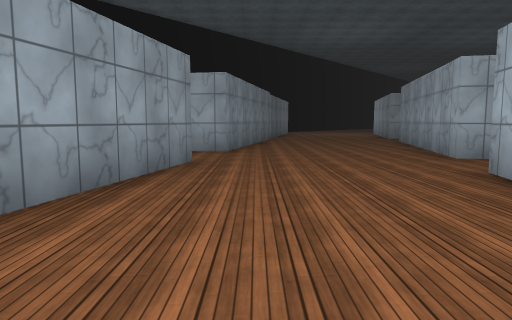
[1] (above)

20 first-person views from a walk through a 3-D level made in the Unity game engine. The camera is 1.3 m above the floor, tilts 6° down and sees 70° across. The floor is counted in squares, 2 m on a side. Each view is taken from the middle of a square. On the plan, view 1 faces up. The plan holds only what a view shows up to about 11 squares ahead; the rest is blank. The place goes on beyond the plan. The player is left out. Surface patterns are stand-ins for the level's own textures.

[2]
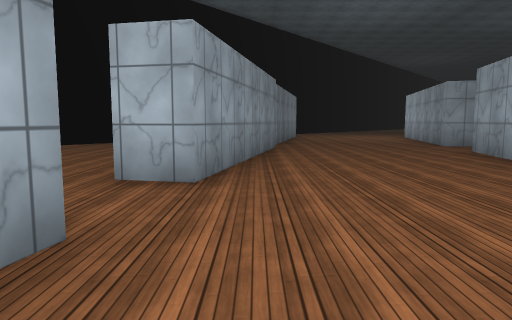

[3]
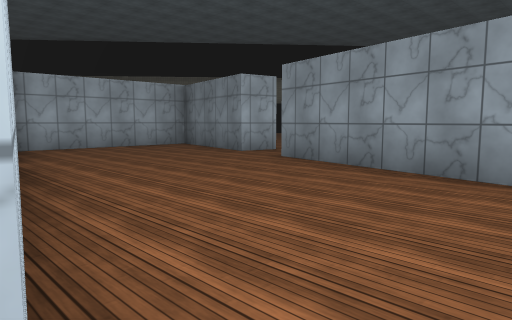

[4]
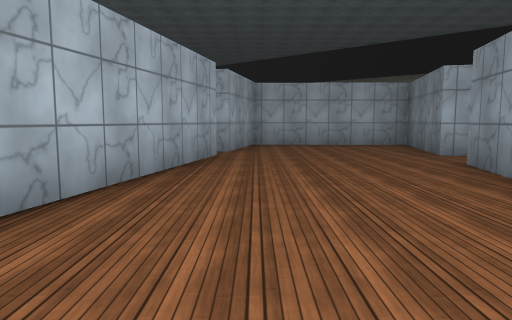

[5]
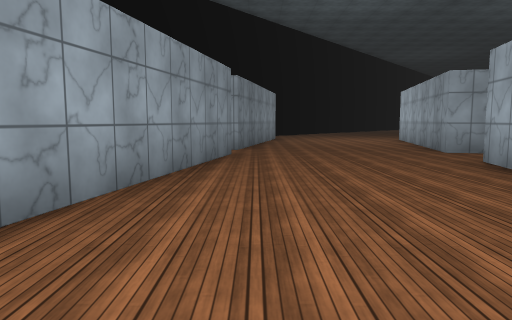

[6]
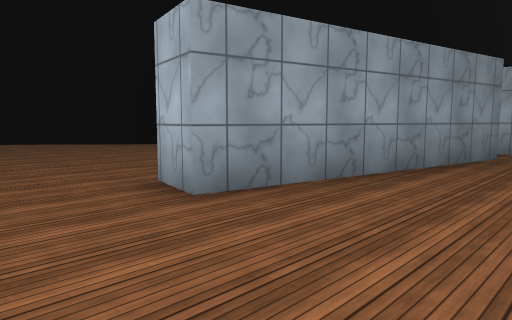

[7]
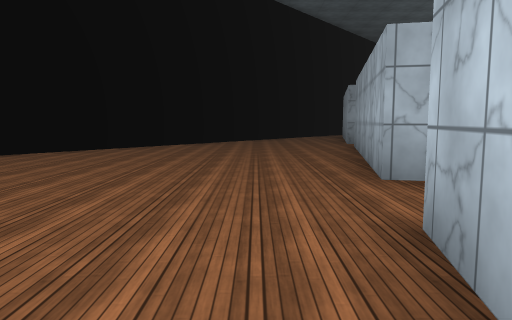

[8]
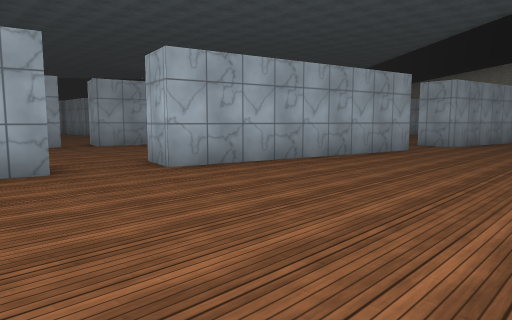

[9]
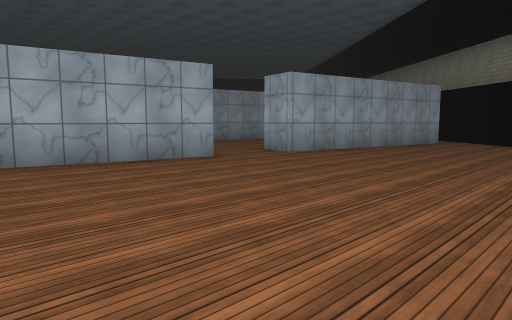

[10]
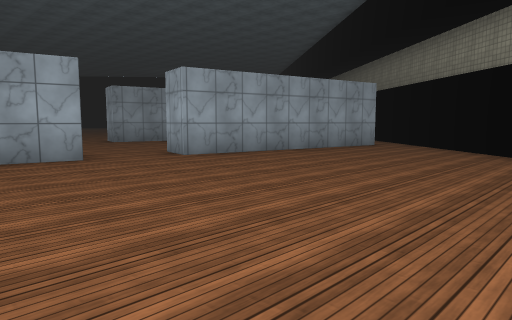

[11]
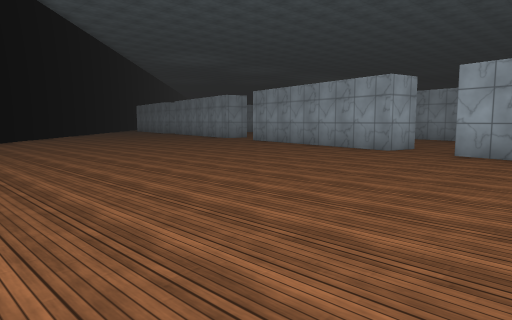

[12]
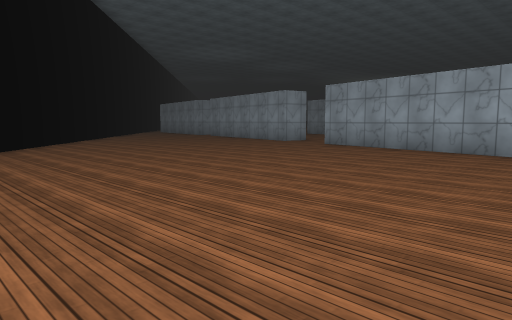

[13]
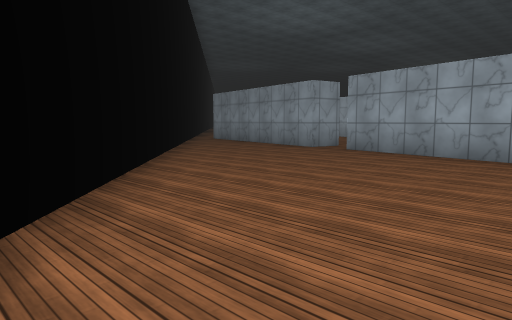

[14]
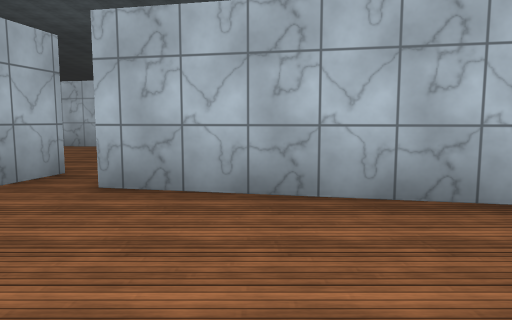

[15]
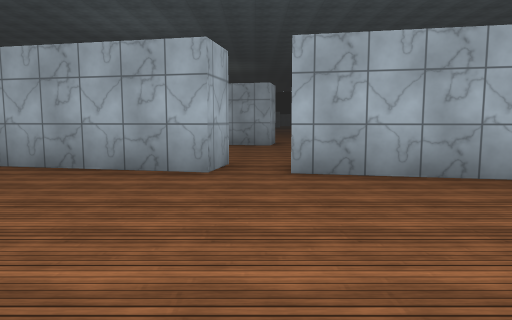

[16]
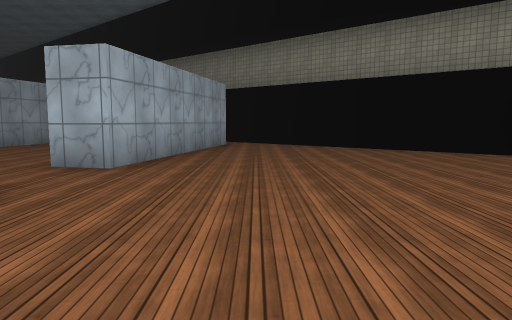

[17]
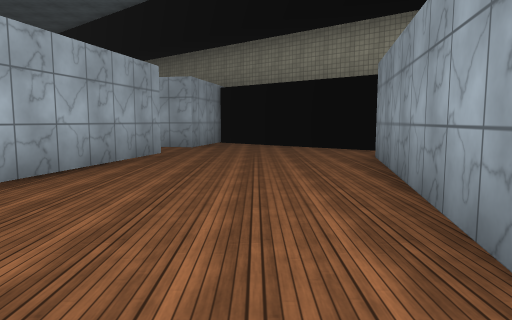

[18]
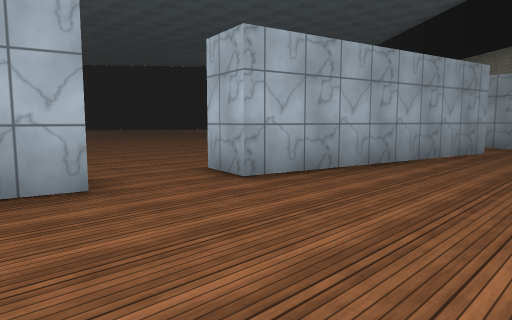

[19]
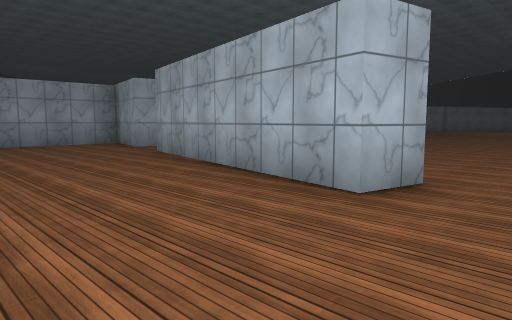

[20]
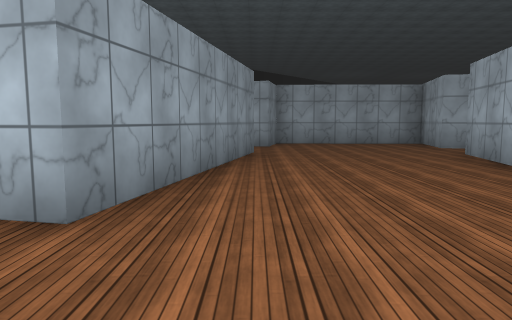

### Floor plan
Points are (right, up) in squares from view 1. A wall is a line through its corners. A room is listed if a view was taken in it or the views show most of it. See-through windows are left out.
Room 1 (views 1, 2, 4, 5, 6)
walls: (-1, 6.1) (-2.2, 0.5); (3.5, 6.3) (4.6, 11.9); (0.5, 13.4) (-0.7, 7.9) (-1.6, 8.1); (5.9, 13.3) (4.8, 13.5) (5.6, 17.2); (1.7, -1) (2.9, 4.6); (-2.5, -1) (-3.2, -4.2) (1, -4.3) (1.6, -1.8); (1.2, 16.8) (0.7, 14.4)
ways out: opening at (2.5, 5.5) to room 2; opening at (5, 12.5) to room 2; opening at (-3, 0) to room 3; opening at (-2, 7) to room 3; opening at (0, 14) to room 3
Room 2 (view 3)
walls: (4, 6.2) (3.5, 6.3)
ways out: opening at (2.5, 5.5) to room 1; opening at (5, 12.5) to room 1
Room 3 (views 7, 8, 9, 10, 11, 12, 13, 14, 15, 16)
walls: (-2.2, 0.5) (-3.1, 0.7) (-2, 6.3); (-1.6, 8.1) (-0.4, 13.6); (-4.6, -6.3) (-3.5, -0.8) (-2.5, -1); (-4.5, 15.2) (-10.3, 8.2); (-9.5, -12) (-6.9, -14.2); (0.7, 14.4) (-0.2, 14.6) (0.4, 17.5); (-6.1, -13.6) (-5, -8); (-2.4, 17.5) (-3, 16.9)
ways out: opening at (-3, 0) to room 1; opening at (-2, 7) to room 1; opening at (0, 14) to room 1; opening at (-4.5, -7.5) to room 4
Room 4 (views 17, 18, 19, 20)
walls: (-0.1, -14.6) (-1.1, -14.4) (0.1, -8.9) (1.1, -9.1); (-5, -8) (-4, -8.2) (-5.2, -13.7) (-5.8, -13.6); (1, -7.4) (0.4, -7.3) (0.8, -5.3) (-3.4, -5.2) (-3.7, -6.4) (-4.1, -6.3); (-6.9, -14.2) (-5.7, -15.2)
ways out: opening at (-4.5, -7.5) to room 3; opening at (-0.5, -15.5); opening at (1, -8)

Positions as (right, up) in squares from view 1, and headings:
1: (0, 0), facing up
2: (0, 4), facing up
3: (3, 5), facing down-left
4: (1, 6), facing down
5: (1, 6), facing up
6: (2, 6), facing up-left
7: (-3, 4), facing up
8: (-8, 2), facing down-right
9: (-10, -2), facing down-right
10: (-11, -4), facing down-right
11: (-11, -3), facing up-right
12: (-11, 0), facing up-right
13: (-8, 9), facing up-right
14: (-4, 12), facing right
15: (-5, 14), facing right
16: (-7, -3), facing down
17: (-3, -7), facing down
18: (-3, -6), facing down-right
19: (-4, -16), facing up-right
20: (-4, -16), facing up
